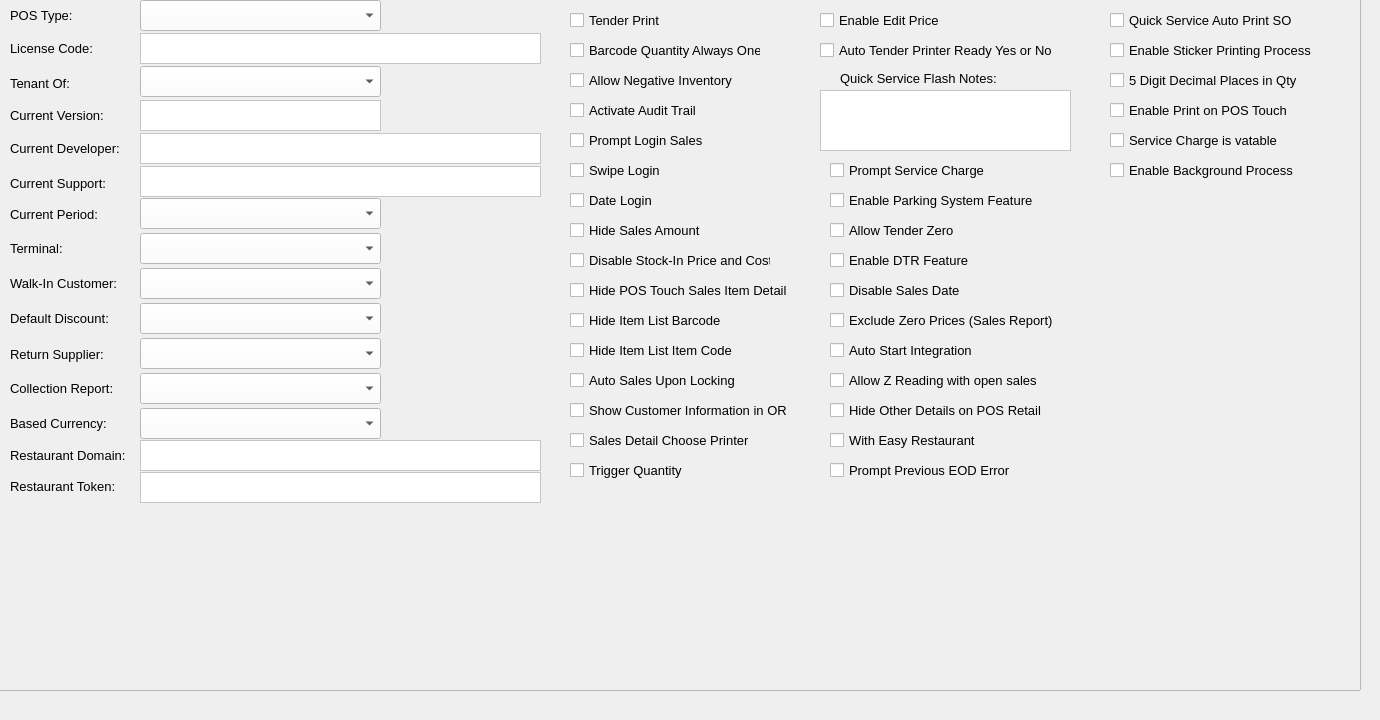
    <widget class="QWidget" name="tabPOSInformation">
     <attribute name="title">
      <string>POS Information</string>
     </attribute>
     <widget class="QFrame" name="frame_7">
      <property name="geometry">
       <rect>
        <x>-10</x>
        <y>-20</y>
        <width>1371</width>
        <height>711</height>
       </rect>
      </property>
      <property name="frameShape">
       <enum>QFrame::StyledPanel</enum>
      </property>
      <property name="frameShadow">
       <enum>QFrame::Raised</enum>
      </property>
      <widget class="QComboBox" name="comboBoxPOSType">
       <property name="geometry">
        <rect>
         <x>150</x>
         <y>20</y>
         <width>241</width>
         <height>31</height>
        </rect>
       </property>
       <property name="styleSheet">
        <string notr="true">color: rgb(0, 0, 0);
background-color: rgb(255, 255, 255);</string>
       </property>
      </widget>
      <widget class="QTextEdit" name="textEditLicenseCode">
       <property name="geometry">
        <rect>
         <x>150</x>
         <y>53</y>
         <width>401</width>
         <height>31</height>
        </rect>
       </property>
       <property name="font">
        <font>
         <family>Segoe UI</family>
         <pointsize>10</pointsize>
        </font>
       </property>
       <property name="styleSheet">
        <string notr="true">background-color: rgb(255, 255, 255);
color: rgb(0, 0, 0);</string>
       </property>
       <property name="readOnly">
        <bool>true</bool>
       </property>
      </widget>
      <widget class="QComboBox" name="comboBoxTenantOf">
       <property name="geometry">
        <rect>
         <x>150</x>
         <y>86</y>
         <width>241</width>
         <height>31</height>
        </rect>
       </property>
       <property name="styleSheet">
        <string notr="true">color: rgb(0, 0, 0);
background-color: rgb(255, 255, 255);</string>
       </property>
      </widget>
      <widget class="QTextEdit" name="textEditPOSVersion">
       <property name="geometry">
        <rect>
         <x>150</x>
         <y>120</y>
         <width>241</width>
         <height>31</height>
        </rect>
       </property>
       <property name="font">
        <font>
         <family>Segoe UI</family>
         <pointsize>10</pointsize>
        </font>
       </property>
       <property name="styleSheet">
        <string notr="true">background-color: rgb(255, 255, 255);
color: rgb(0, 0, 0);</string>
       </property>
      </widget>
      <widget class="QTextEdit" name="textEditPOSDeveloper">
       <property name="geometry">
        <rect>
         <x>150</x>
         <y>153</y>
         <width>401</width>
         <height>31</height>
        </rect>
       </property>
       <property name="font">
        <font>
         <family>Segoe UI</family>
         <pointsize>10</pointsize>
        </font>
       </property>
       <property name="styleSheet">
        <string notr="true">background-color: rgb(255, 255, 255);
color: rgb(0, 0, 0);</string>
       </property>
      </widget>
      <widget class="QTextEdit" name="textEditPOSSupport">
       <property name="geometry">
        <rect>
         <x>150</x>
         <y>186</y>
         <width>401</width>
         <height>31</height>
        </rect>
       </property>
       <property name="font">
        <font>
         <family>Segoe UI</family>
         <pointsize>10</pointsize>
        </font>
       </property>
       <property name="styleSheet">
        <string notr="true">background-color: rgb(255, 255, 255);
color: rgb(0, 0, 0);</string>
       </property>
      </widget>
      <widget class="QComboBox" name="comboBoxPeriod">
       <property name="geometry">
        <rect>
         <x>150</x>
         <y>218</y>
         <width>241</width>
         <height>31</height>
        </rect>
       </property>
       <property name="styleSheet">
        <string notr="true">color: rgb(0, 0, 0);
background-color: rgb(255, 255, 255);</string>
       </property>
      </widget>
      <widget class="QComboBox" name="comboBoxTerminal">
       <property name="geometry">
        <rect>
         <x>150</x>
         <y>253</y>
         <width>241</width>
         <height>31</height>
        </rect>
       </property>
       <property name="styleSheet">
        <string notr="true">color: rgb(0, 0, 0);
background-color: rgb(255, 255, 255);</string>
       </property>
      </widget>
      <widget class="QComboBox" name="comboBoxCustomer">
       <property name="geometry">
        <rect>
         <x>150</x>
         <y>288</y>
         <width>241</width>
         <height>31</height>
        </rect>
       </property>
       <property name="styleSheet">
        <string notr="true">color: rgb(0, 0, 0);
background-color: rgb(255, 255, 255);</string>
       </property>
      </widget>
      <widget class="QComboBox" name="comboBoxDiscount">
       <property name="geometry">
        <rect>
         <x>150</x>
         <y>323</y>
         <width>241</width>
         <height>31</height>
        </rect>
       </property>
       <property name="styleSheet">
        <string notr="true">color: rgb(0, 0, 0);
background-color: rgb(255, 255, 255);</string>
       </property>
      </widget>
      <widget class="QComboBox" name="comboBoxSupplier">
       <property name="geometry">
        <rect>
         <x>150</x>
         <y>358</y>
         <width>241</width>
         <height>31</height>
        </rect>
       </property>
       <property name="styleSheet">
        <string notr="true">color: rgb(0, 0, 0);
background-color: rgb(255, 255, 255);</string>
       </property>
      </widget>
      <widget class="QComboBox" name="comboBoxCollectionReport">
       <property name="geometry">
        <rect>
         <x>150</x>
         <y>393</y>
         <width>241</width>
         <height>31</height>
        </rect>
       </property>
       <property name="styleSheet">
        <string notr="true">color: rgb(0, 0, 0);
background-color: rgb(255, 255, 255);</string>
       </property>
      </widget>
      <widget class="QTextEdit" name="textEditRestaurantDomain">
       <property name="geometry">
        <rect>
         <x>150</x>
         <y>460</y>
         <width>401</width>
         <height>31</height>
        </rect>
       </property>
       <property name="font">
        <font>
         <family>Segoe UI</family>
         <pointsize>10</pointsize>
        </font>
       </property>
       <property name="styleSheet">
        <string notr="true">background-color: rgb(255, 255, 255);
color: rgb(0, 0, 0);</string>
       </property>
      </widget>
      <widget class="QTextEdit" name="textEditRestaurantToken">
       <property name="geometry">
        <rect>
         <x>150</x>
         <y>492</y>
         <width>401</width>
         <height>31</height>
        </rect>
       </property>
       <property name="font">
        <font>
         <family>Segoe UI</family>
         <pointsize>10</pointsize>
        </font>
       </property>
       <property name="styleSheet">
        <string notr="true">background-color: rgb(255, 255, 255);
color: rgb(0, 0, 0);</string>
       </property>
       <property name="readOnly">
        <bool>true</bool>
       </property>
      </widget>
      <widget class="QCheckBox" name="checkBoxIsTenderPrint">
       <property name="geometry">
        <rect>
         <x>580</x>
         <y>30</y>
         <width>111</width>
         <height>20</height>
        </rect>
       </property>
       <property name="font">
        <font>
         <family>Segoe UI</family>
         <pointsize>10</pointsize>
        </font>
       </property>
       <property name="text">
        <string>Tender Print</string>
       </property>
      </widget>
      <widget class="QCheckBox" name="checkBoxIsBarcodeQuantityAlwaysOne">
       <property name="geometry">
        <rect>
         <x>580</x>
         <y>60</y>
         <width>191</width>
         <height>20</height>
        </rect>
       </property>
       <property name="font">
        <font>
         <family>Segoe UI</family>
         <pointsize>10</pointsize>
        </font>
       </property>
       <property name="text">
        <string>Barcode Quantity Always One</string>
       </property>
      </widget>
      <widget class="QCheckBox" name="checkBoxIsAllowNegativeInventory">
       <property name="geometry">
        <rect>
         <x>580</x>
         <y>90</y>
         <width>191</width>
         <height>20</height>
        </rect>
       </property>
       <property name="font">
        <font>
         <family>Segoe UI</family>
         <pointsize>10</pointsize>
        </font>
       </property>
       <property name="text">
        <string>Allow Negative Inventory</string>
       </property>
      </widget>
      <widget class="QCheckBox" name="checkBoxIsActivateAuditTrail">
       <property name="geometry">
        <rect>
         <x>580</x>
         <y>120</y>
         <width>191</width>
         <height>20</height>
        </rect>
       </property>
       <property name="font">
        <font>
         <family>Segoe UI</family>
         <pointsize>10</pointsize>
        </font>
       </property>
       <property name="text">
        <string>Activate Audit Trail</string>
       </property>
      </widget>
      <widget class="QCheckBox" name="checkBoxIsPromptLoginSales">
       <property name="geometry">
        <rect>
         <x>580</x>
         <y>150</y>
         <width>191</width>
         <height>20</height>
        </rect>
       </property>
       <property name="font">
        <font>
         <family>Segoe UI</family>
         <pointsize>10</pointsize>
        </font>
       </property>
       <property name="text">
        <string>Prompt Login Sales</string>
       </property>
      </widget>
      <widget class="QCheckBox" name="checkBoxIsSwipeLogin">
       <property name="geometry">
        <rect>
         <x>580</x>
         <y>180</y>
         <width>191</width>
         <height>20</height>
        </rect>
       </property>
       <property name="font">
        <font>
         <family>Segoe UI</family>
         <pointsize>10</pointsize>
        </font>
       </property>
       <property name="text">
        <string>Swipe Login</string>
       </property>
      </widget>
      <widget class="QCheckBox" name="checkBoxIsDateLogin">
       <property name="geometry">
        <rect>
         <x>580</x>
         <y>210</y>
         <width>191</width>
         <height>20</height>
        </rect>
       </property>
       <property name="font">
        <font>
         <family>Segoe UI</family>
         <pointsize>10</pointsize>
        </font>
       </property>
       <property name="text">
        <string>Date Login</string>
       </property>
      </widget>
      <widget class="QCheckBox" name="checkBoxIsHideSalesAmount">
       <property name="geometry">
        <rect>
         <x>580</x>
         <y>240</y>
         <width>191</width>
         <height>20</height>
        </rect>
       </property>
       <property name="font">
        <font>
         <family>Segoe UI</family>
         <pointsize>10</pointsize>
        </font>
       </property>
       <property name="text">
        <string>Hide Sales Amount</string>
       </property>
      </widget>
      <widget class="QCheckBox" name="checkBoxIsDisableStockInPriceAndCost">
       <property name="geometry">
        <rect>
         <x>580</x>
         <y>270</y>
         <width>201</width>
         <height>20</height>
        </rect>
       </property>
       <property name="font">
        <font>
         <family>Segoe UI</family>
         <pointsize>10</pointsize>
        </font>
       </property>
       <property name="text">
        <string>Disable Stock-In Price and Cost</string>
       </property>
      </widget>
      <widget class="QCheckBox" name="checkBoxIsHideTouchSalesItemDetail">
       <property name="geometry">
        <rect>
         <x>580</x>
         <y>300</y>
         <width>221</width>
         <height>20</height>
        </rect>
       </property>
       <property name="font">
        <font>
         <family>Segoe UI</family>
         <pointsize>10</pointsize>
        </font>
       </property>
       <property name="text">
        <string>Hide POS Touch Sales Item Detail</string>
       </property>
      </widget>
      <widget class="QCheckBox" name="checkBoxIsHideItemListBarcode">
       <property name="geometry">
        <rect>
         <x>580</x>
         <y>330</y>
         <width>221</width>
         <height>20</height>
        </rect>
       </property>
       <property name="font">
        <font>
         <family>Segoe UI</family>
         <pointsize>10</pointsize>
        </font>
       </property>
       <property name="text">
        <string>Hide Item List Barcode</string>
       </property>
      </widget>
      <widget class="QCheckBox" name="checkBoxIsHideItemListCode">
       <property name="geometry">
        <rect>
         <x>580</x>
         <y>360</y>
         <width>221</width>
         <height>20</height>
        </rect>
       </property>
       <property name="font">
        <font>
         <family>Segoe UI</family>
         <pointsize>10</pointsize>
        </font>
       </property>
       <property name="text">
        <string>Hide Item List Item Code</string>
       </property>
      </widget>
      <widget class="QCheckBox" name="checkBoxIsAutoSalesUponLocking">
       <property name="geometry">
        <rect>
         <x>580</x>
         <y>390</y>
         <width>221</width>
         <height>20</height>
        </rect>
       </property>
       <property name="font">
        <font>
         <family>Segoe UI</family>
         <pointsize>10</pointsize>
        </font>
       </property>
       <property name="text">
        <string>Auto Sales Upon Locking</string>
       </property>
      </widget>
      <widget class="QCheckBox" name="checkBoxIsShowCustomerInfoInOR">
       <property name="geometry">
        <rect>
         <x>580</x>
         <y>420</y>
         <width>221</width>
         <height>20</height>
        </rect>
       </property>
       <property name="font">
        <font>
         <family>Segoe UI</family>
         <pointsize>10</pointsize>
        </font>
       </property>
       <property name="text">
        <string>Show Customer Information in OR</string>
       </property>
      </widget>
      <widget class="QCheckBox" name="checkBoxIsChooseSalesDetailPrinter">
       <property name="geometry">
        <rect>
         <x>580</x>
         <y>450</y>
         <width>221</width>
         <height>20</height>
        </rect>
       </property>
       <property name="font">
        <font>
         <family>Segoe UI</family>
         <pointsize>10</pointsize>
        </font>
       </property>
       <property name="text">
        <string>Sales Detail Choose Printer</string>
       </property>
      </widget>
      <widget class="QCheckBox" name="checkBoxIsTriggerQuantity">
       <property name="geometry">
        <rect>
         <x>580</x>
         <y>480</y>
         <width>221</width>
         <height>20</height>
        </rect>
       </property>
       <property name="font">
        <font>
         <family>Segoe UI</family>
         <pointsize>10</pointsize>
        </font>
       </property>
       <property name="text">
        <string>Trigger Quantity</string>
       </property>
      </widget>
      <widget class="QCheckBox" name="checkBoxIsEnableEditPrice">
       <property name="geometry">
        <rect>
         <x>830</x>
         <y>30</y>
         <width>151</width>
         <height>20</height>
        </rect>
       </property>
       <property name="font">
        <font>
         <family>Segoe UI</family>
         <pointsize>10</pointsize>
        </font>
       </property>
       <property name="text">
        <string>Enable Edit Price</string>
       </property>
      </widget>
      <widget class="QCheckBox" name="checkBoxIsAutoTender">
       <property name="geometry">
        <rect>
         <x>830</x>
         <y>60</y>
         <width>241</width>
         <height>20</height>
        </rect>
       </property>
       <property name="font">
        <font>
         <family>Segoe UI</family>
         <pointsize>10</pointsize>
        </font>
       </property>
       <property name="text">
        <string>Auto Tender Printer Ready Yes or No</string>
       </property>
      </widget>
      <widget class="QLabel" name="label_6">
       <property name="geometry">
        <rect>
         <x>850</x>
         <y>90</y>
         <width>161</width>
         <height>16</height>
        </rect>
       </property>
       <property name="font">
        <font>
         <family>Segoe UI</family>
         <pointsize>10</pointsize>
        </font>
       </property>
       <property name="text">
        <string>Quick Service Flash Notes:</string>
       </property>
      </widget>
      <widget class="QTextEdit" name="textEditFlashNotes">
       <property name="geometry">
        <rect>
         <x>830</x>
         <y>110</y>
         <width>251</width>
         <height>61</height>
        </rect>
       </property>
       <property name="styleSheet">
        <string notr="true">color: rgb(0, 0, 0);
background-color: rgb(255, 255, 255);</string>
       </property>
      </widget>
      <widget class="QCheckBox" name="checkBoxIsShowAddServiceCharge">
       <property name="geometry">
        <rect>
         <x>840</x>
         <y>180</y>
         <width>241</width>
         <height>20</height>
        </rect>
       </property>
       <property name="font">
        <font>
         <family>Segoe UI</family>
         <pointsize>10</pointsize>
        </font>
       </property>
       <property name="text">
        <string>Prompt Service Charge</string>
       </property>
      </widget>
      <widget class="QCheckBox" name="checkBoxIsEnableParkingSystem">
       <property name="geometry">
        <rect>
         <x>840</x>
         <y>210</y>
         <width>241</width>
         <height>20</height>
        </rect>
       </property>
       <property name="font">
        <font>
         <family>Segoe UI</family>
         <pointsize>10</pointsize>
        </font>
       </property>
       <property name="text">
        <string>Enable Parking System Feature</string>
       </property>
      </widget>
      <widget class="QCheckBox" name="checkBoxIsAllowTenderZero">
       <property name="geometry">
        <rect>
         <x>840</x>
         <y>240</y>
         <width>241</width>
         <height>20</height>
        </rect>
       </property>
       <property name="font">
        <font>
         <family>Segoe UI</family>
         <pointsize>10</pointsize>
        </font>
       </property>
       <property name="text">
        <string>Allow Tender Zero</string>
       </property>
      </widget>
      <widget class="QCheckBox" name="checkBoxIsEnableDTR">
       <property name="geometry">
        <rect>
         <x>840</x>
         <y>270</y>
         <width>241</width>
         <height>20</height>
        </rect>
       </property>
       <property name="font">
        <font>
         <family>Segoe UI</family>
         <pointsize>10</pointsize>
        </font>
       </property>
       <property name="text">
        <string>Enable DTR Feature</string>
       </property>
      </widget>
      <widget class="QCheckBox" name="checkBoxIsDisableSalesDate">
       <property name="geometry">
        <rect>
         <x>840</x>
         <y>300</y>
         <width>241</width>
         <height>20</height>
        </rect>
       </property>
       <property name="font">
        <font>
         <family>Segoe UI</family>
         <pointsize>10</pointsize>
        </font>
       </property>
       <property name="text">
        <string>Disable Sales Date</string>
       </property>
      </widget>
      <widget class="QCheckBox" name="checkBoxIsExcludeZeroPrices">
       <property name="geometry">
        <rect>
         <x>840</x>
         <y>330</y>
         <width>241</width>
         <height>20</height>
        </rect>
       </property>
       <property name="font">
        <font>
         <family>Segoe UI</family>
         <pointsize>10</pointsize>
        </font>
       </property>
       <property name="text">
        <string>Exclude Zero Prices (Sales Report)</string>
       </property>
      </widget>
      <widget class="QCheckBox" name="checkBoxIsAutoStartIntegration">
       <property name="geometry">
        <rect>
         <x>840</x>
         <y>360</y>
         <width>241</width>
         <height>20</height>
        </rect>
       </property>
       <property name="font">
        <font>
         <family>Segoe UI</family>
         <pointsize>10</pointsize>
        </font>
       </property>
       <property name="text">
        <string>Auto Start Integration</string>
       </property>
      </widget>
      <widget class="QCheckBox" name="checkBoxIsAllowZReadingWithOpenSales">
       <property name="geometry">
        <rect>
         <x>840</x>
         <y>390</y>
         <width>241</width>
         <height>20</height>
        </rect>
       </property>
       <property name="font">
        <font>
         <family>Segoe UI</family>
         <pointsize>10</pointsize>
        </font>
       </property>
       <property name="text">
        <string>Allow Z Reading with open sales</string>
       </property>
      </widget>
      <widget class="QCheckBox" name="checkBoxIsHideOtherDetailsOnPOSRetail">
       <property name="geometry">
        <rect>
         <x>840</x>
         <y>420</y>
         <width>241</width>
         <height>20</height>
        </rect>
       </property>
       <property name="font">
        <font>
         <family>Segoe UI</family>
         <pointsize>10</pointsize>
        </font>
       </property>
       <property name="text">
        <string>Hide Other Details on POS Retail</string>
       </property>
      </widget>
      <widget class="QCheckBox" name="checkBoxIsWithEasyRestaurant">
       <property name="geometry">
        <rect>
         <x>840</x>
         <y>450</y>
         <width>241</width>
         <height>20</height>
        </rect>
       </property>
       <property name="font">
        <font>
         <family>Segoe UI</family>
         <pointsize>10</pointsize>
        </font>
       </property>
       <property name="text">
        <string>With Easy Restaurant</string>
       </property>
      </widget>
      <widget class="QCheckBox" name="checkBoxIsPromptPreviousEODError">
       <property name="geometry">
        <rect>
         <x>840</x>
         <y>480</y>
         <width>241</width>
         <height>20</height>
        </rect>
       </property>
       <property name="font">
        <font>
         <family>Segoe UI</family>
         <pointsize>10</pointsize>
        </font>
       </property>
       <property name="text">
        <string>Prompt Previous EOD Error</string>
       </property>
      </widget>
      <widget class="QCheckBox" name="checkBoxIsQuickServiceAutoPrintSO">
       <property name="geometry">
        <rect>
         <x>1120</x>
         <y>30</y>
         <width>241</width>
         <height>20</height>
        </rect>
       </property>
       <property name="font">
        <font>
         <family>Segoe UI</family>
         <pointsize>10</pointsize>
        </font>
       </property>
       <property name="text">
        <string>Quick Service Auto Print SO</string>
       </property>
      </widget>
      <widget class="QCheckBox" name="checkBoxIsEnableStickerPrinter">
       <property name="geometry">
        <rect>
         <x>1120</x>
         <y>60</y>
         <width>241</width>
         <height>20</height>
        </rect>
       </property>
       <property name="font">
        <font>
         <family>Segoe UI</family>
         <pointsize>10</pointsize>
        </font>
       </property>
       <property name="text">
        <string>Enable Sticker Printing Process</string>
       </property>
      </widget>
      <widget class="QCheckBox" name="checkBoxIs5DigitDecimalPlaces">
       <property name="geometry">
        <rect>
         <x>1120</x>
         <y>90</y>
         <width>241</width>
         <height>20</height>
        </rect>
       </property>
       <property name="font">
        <font>
         <family>Segoe UI</family>
         <pointsize>10</pointsize>
        </font>
       </property>
       <property name="text">
        <string>5 Digit Decimal Places in Qty</string>
       </property>
      </widget>
      <widget class="QCheckBox" name="checkBoxIsEnablePrintOnPOSTouch">
       <property name="geometry">
        <rect>
         <x>1120</x>
         <y>120</y>
         <width>241</width>
         <height>20</height>
        </rect>
       </property>
       <property name="font">
        <font>
         <family>Segoe UI</family>
         <pointsize>10</pointsize>
        </font>
       </property>
       <property name="text">
        <string>Enable Print on POS Touch</string>
       </property>
      </widget>
      <widget class="QCheckBox" name="checkBoxIsServiceChargeIsVatable">
       <property name="geometry">
        <rect>
         <x>1120</x>
         <y>150</y>
         <width>241</width>
         <height>20</height>
        </rect>
       </property>
       <property name="font">
        <font>
         <family>Segoe UI</family>
         <pointsize>10</pointsize>
        </font>
       </property>
       <property name="text">
        <string>Service Charge is vatable</string>
       </property>
      </widget>
      <widget class="QCheckBox" name="checkBoxIsEnableBackgroundProcess">
       <property name="geometry">
        <rect>
         <x>1120</x>
         <y>180</y>
         <width>241</width>
         <height>20</height>
        </rect>
       </property>
       <property name="font">
        <font>
         <family>Segoe UI</family>
         <pointsize>10</pointsize>
        </font>
       </property>
       <property name="text">
        <string>Enable Background Process</string>
       </property>
      </widget>
      <widget class="QLabel" name="label_7">
       <property name="geometry">
        <rect>
         <x>20</x>
         <y>27</y>
         <width>121</width>
         <height>16</height>
        </rect>
       </property>
       <property name="font">
        <font>
         <family>Segoe UI</family>
         <pointsize>10</pointsize>
        </font>
       </property>
       <property name="text">
        <string>POS Type:</string>
       </property>
      </widget>
      <widget class="QLabel" name="label_8">
       <property name="geometry">
        <rect>
         <x>20</x>
         <y>60</y>
         <width>121</width>
         <height>16</height>
        </rect>
       </property>
       <property name="font">
        <font>
         <family>Segoe UI</family>
         <pointsize>10</pointsize>
        </font>
       </property>
       <property name="text">
        <string>License Code:</string>
       </property>
      </widget>
      <widget class="QLabel" name="label_9">
       <property name="geometry">
        <rect>
         <x>20</x>
         <y>95</y>
         <width>121</width>
         <height>16</height>
        </rect>
       </property>
       <property name="font">
        <font>
         <family>Segoe UI</family>
         <pointsize>10</pointsize>
        </font>
       </property>
       <property name="text">
        <string>Tenant Of:</string>
       </property>
      </widget>
      <widget class="QLabel" name="label_10">
       <property name="geometry">
        <rect>
         <x>20</x>
         <y>127</y>
         <width>121</width>
         <height>16</height>
        </rect>
       </property>
       <property name="font">
        <font>
         <family>Segoe UI</family>
         <pointsize>10</pointsize>
        </font>
       </property>
       <property name="text">
        <string>Current Version:</string>
       </property>
      </widget>
      <widget class="QLabel" name="label_11">
       <property name="geometry">
        <rect>
         <x>20</x>
         <y>160</y>
         <width>121</width>
         <height>16</height>
        </rect>
       </property>
       <property name="font">
        <font>
         <family>Segoe UI</family>
         <pointsize>10</pointsize>
        </font>
       </property>
       <property name="text">
        <string>Current Developer:</string>
       </property>
      </widget>
      <widget class="QLabel" name="label_12">
       <property name="geometry">
        <rect>
         <x>20</x>
         <y>195</y>
         <width>121</width>
         <height>16</height>
        </rect>
       </property>
       <property name="font">
        <font>
         <family>Segoe UI</family>
         <pointsize>10</pointsize>
        </font>
       </property>
       <property name="text">
        <string>Current Support:</string>
       </property>
      </widget>
      <widget class="QLabel" name="label_13">
       <property name="geometry">
        <rect>
         <x>20</x>
         <y>226</y>
         <width>121</width>
         <height>16</height>
        </rect>
       </property>
       <property name="font">
        <font>
         <family>Segoe UI</family>
         <pointsize>10</pointsize>
        </font>
       </property>
       <property name="text">
        <string>Current Period:</string>
       </property>
      </widget>
      <widget class="QLabel" name="label_14">
       <property name="geometry">
        <rect>
         <x>20</x>
         <y>260</y>
         <width>121</width>
         <height>16</height>
        </rect>
       </property>
       <property name="font">
        <font>
         <family>Segoe UI</family>
         <pointsize>10</pointsize>
        </font>
       </property>
       <property name="text">
        <string>Terminal:</string>
       </property>
      </widget>
      <widget class="QLabel" name="label_15">
       <property name="geometry">
        <rect>
         <x>20</x>
         <y>295</y>
         <width>121</width>
         <height>16</height>
        </rect>
       </property>
       <property name="font">
        <font>
         <family>Segoe UI</family>
         <pointsize>10</pointsize>
        </font>
       </property>
       <property name="text">
        <string>Walk-In Customer:</string>
       </property>
      </widget>
      <widget class="QLabel" name="label_16">
       <property name="geometry">
        <rect>
         <x>20</x>
         <y>330</y>
         <width>121</width>
         <height>16</height>
        </rect>
       </property>
       <property name="font">
        <font>
         <family>Segoe UI</family>
         <pointsize>10</pointsize>
        </font>
       </property>
       <property name="text">
        <string>Default Discount:</string>
       </property>
      </widget>
      <widget class="QLabel" name="label_17">
       <property name="geometry">
        <rect>
         <x>20</x>
         <y>366</y>
         <width>121</width>
         <height>16</height>
        </rect>
       </property>
       <property name="font">
        <font>
         <family>Segoe UI</family>
         <pointsize>10</pointsize>
        </font>
       </property>
       <property name="text">
        <string>Return Supplier:</string>
       </property>
      </widget>
      <widget class="QLabel" name="label_18">
       <property name="geometry">
        <rect>
         <x>20</x>
         <y>400</y>
         <width>121</width>
         <height>16</height>
        </rect>
       </property>
       <property name="font">
        <font>
         <family>Segoe UI</family>
         <pointsize>10</pointsize>
        </font>
       </property>
       <property name="text">
        <string>Collection Report:</string>
       </property>
      </widget>
      <widget class="QLabel" name="label_19">
       <property name="geometry">
        <rect>
         <x>20</x>
         <y>435</y>
         <width>121</width>
         <height>16</height>
        </rect>
       </property>
       <property name="font">
        <font>
         <family>Segoe UI</family>
         <pointsize>10</pointsize>
        </font>
       </property>
       <property name="text">
        <string>Based Currency:</string>
       </property>
      </widget>
      <widget class="QComboBox" name="comboBoxBasedCurrency">
       <property name="geometry">
        <rect>
         <x>150</x>
         <y>428</y>
         <width>241</width>
         <height>31</height>
        </rect>
       </property>
       <property name="styleSheet">
        <string notr="true">color: rgb(0, 0, 0);
background-color: rgb(255, 255, 255);</string>
       </property>
      </widget>
      <widget class="QLabel" name="label_20">
       <property name="geometry">
        <rect>
         <x>20</x>
         <y>467</y>
         <width>121</width>
         <height>16</height>
        </rect>
       </property>
       <property name="font">
        <font>
         <family>Segoe UI</family>
         <pointsize>10</pointsize>
        </font>
       </property>
       <property name="text">
        <string>Restaurant Domain:</string>
       </property>
      </widget>
      <widget class="QLabel" name="label_21">
       <property name="geometry">
        <rect>
         <x>20</x>
         <y>498</y>
         <width>121</width>
         <height>16</height>
        </rect>
       </property>
       <property name="font">
        <font>
         <family>Segoe UI</family>
         <pointsize>10</pointsize>
        </font>
       </property>
       <property name="text">
        <string>Restaurant Token:</string>
       </property>
      </widget>
     </widget>
    </widget>
